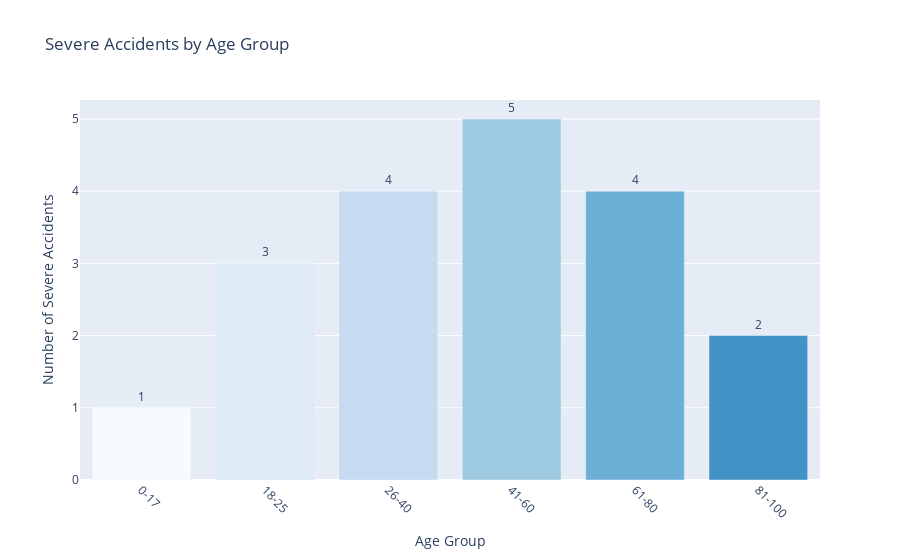

This figure's notebook cell:
### Markdown cell above
#Which age groups are most frequently involved in severe accidents?

### Code cell
# Define age bins and labels for grouping
age_bins = [0, 17, 25, 40, 60, 80, 100]
age_labels = ['0-17', '18-25', '26-40', '41-60', '61-80', '81-100']

# Explicitly create a copy to avoid the warning
data = df.copy()

# Add a new column for age groups using .loc[]
data['Age Group'] = pd.cut(data['Age of Casualty'], bins=age_bins, labels=age_labels, right=False)

# Filter for severe accidents (assuming severity 1 is most severe)
severe_accidents = data[data['Casualty Severity'] == 1]

# Count the number of severe accidents by age group
age_group_counts = severe_accidents['Age Group'].value_counts().sort_index()

# Convert the data into a DataFrame for Plotly
age_group_df = age_group_counts.reset_index()
age_group_df.columns = ['Age Group', 'Number of Severe Accidents']

# Plot the data using Plotly
fig = px.bar(
    age_group_df,
    x='Age Group',
    y='Number of Severe Accidents',
    text='Number of Severe Accidents',
    title='Severe Accidents by Age Group',
    labels={'Age Group': 'Age Group', 'Number of Severe Accidents': 'Number of Severe Accidents'},
    color='Age Group',
    color_discrete_sequence=px.colors.sequential.Blues
)


# Customize layout
fig.update_traces(textposition='outside')
fig.update_layout(
    xaxis_title="Age Group",
    yaxis_title="Number of Severe Accidents",
    xaxis=dict(tickangle=45),
    showlegend=False
)

# Show the plot
fig.show()

### Figure 1 — Plotly figure (JSON) as saved in the notebook; plotly's stock layout.template omitted (floating-point values rounded to 4 significant figures)
{"data": [{"alignmentgroup": "True", "hovertemplate": "Age Group=%{x}<br>Number of Severe Accidents=%{text}<extra></extra>", "legendgroup": "0-17", "marker": {"color": "rgb(247,251,255)", "pattern": {"shape": ""}}, "name": "0-17", "offsetgroup": "0-17", "orientation": "v", "showlegend": true, "text": [1], "textposition": "outside", "type": "bar", "x": ["0-17"], "xaxis": "x", "y": [1], "yaxis": "y"}, {"alignmentgroup": "True", "hovertemplate": "Age Group=%{x}<br>Number of Severe Accidents=%{text}<extra></extra>", "legendgroup": "18-25", "marker": {"color": "rgb(222,235,247)", "pattern": {"shape": ""}}, "name": "18-25", "offsetgroup": "18-25", "orientation": "v", "showlegend": true, "text": [3], "textposition": "outside", "type": "bar", "x": ["18-25"], "xaxis": "x", "y": [3], "yaxis": "y"}, {"alignmentgroup": "True", "hovertemplate": "Age Group=%{x}<br>Number of Severe Accidents=%{text}<extra></extra>", "legendgroup": "26-40", "marker": {"color": "rgb(198,219,239)", "pattern": {"shape": ""}}, "name": "26-40", "offsetgroup": "26-40", "orientation": "v", "showlegend": true, "text": [4], "textposition": "outside", "type": "bar", "x": ["26-40"], "xaxis": "x", "y": [4], "yaxis": "y"}, {"alignmentgroup": "True", "hovertemplate": "Age Group=%{x}<br>Number of Severe Accidents=%{text}<extra></extra>", "legendgroup": "41-60", "marker": {"color": "rgb(158,202,225)", "pattern": {"shape": ""}}, "name": "41-60", "offsetgroup": "41-60", "orientation": "v", "showlegend": true, "text": [5], "textposition": "outside", "type": "bar", "x": ["41-60"], "xaxis": "x", "y": [5], "yaxis": "y"}, {"alignmentgroup": "True", "hovertemplate": "Age Group=%{x}<br>Number of Severe Accidents=%{text}<extra></extra>", "legendgroup": "61-80", "marker": {"color": "rgb(107,174,214)", "pattern": {"shape": ""}}, "name": "61-80", "offsetgroup": "61-80", "orientation": "v", "showlegend": true, "text": [4], "textposition": "outside", "type": "bar", "x": ["61-80"], "xaxis": "x", "y": [4], "yaxis": "y"}, {"alignmentgroup": "True", "hovertemplate": "Age Group=%{x}<br>Number of Severe Accidents=%{text}<extra></extra>", "legendgroup": "81-100", "marker": {"color": "rgb(66,146,198)", "pattern": {"shape": ""}}, "name": "81-100", "offsetgroup": "81-100", "orientation": "v", "showlegend": true, "text": [2], "textposition": "outside", "type": "bar", "x": ["81-100"], "xaxis": "x", "y": [2], "yaxis": "y"}], "layout": {"autosize": true, "barmode": "relative", "legend": {"title": {"text": "Age Group"}, "tracegroupgap": 0}, "showlegend": false, "title": {"text": "Severe Accidents by Age Group"}, "xaxis": {"anchor": "y", "autorange": true, "categoryarray": ["0-17", "18-25", "26-40", "41-60", "61-80", "81-100"], "categoryorder": "array", "domain": [0, 1], "range": [-0.5, 5.5], "tickangle": 45, "title": {"text": "Age Group"}, "type": "category"}, "yaxis": {"anchor": "x", "autorange": true, "domain": [0, 1], "range": [0, 5.263], "title": {"text": "Number of Severe Accidents"}, "type": "linear"}}}
